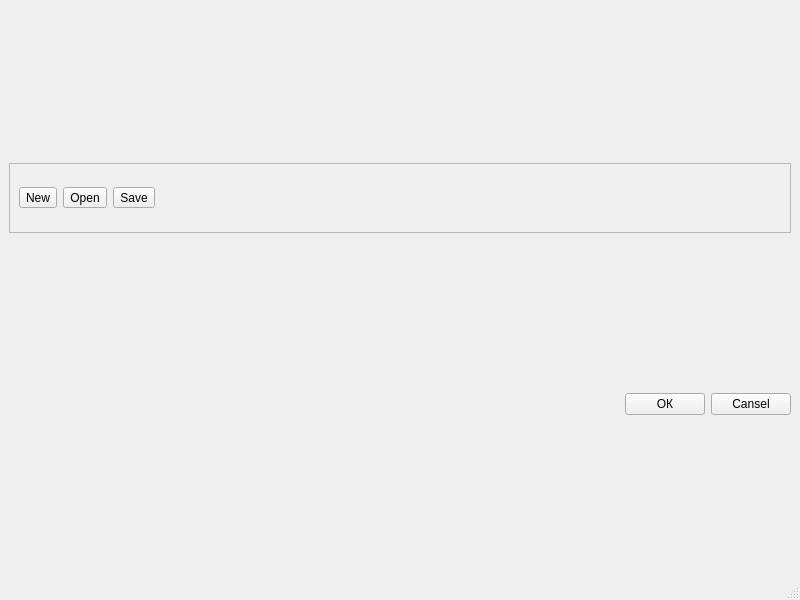
<?xml version="1.0" encoding="UTF-8"?>
<ui version="4.0">
 <class>MainWindow</class>
 <widget class="QMainWindow" name="MainWindow">
  <property name="geometry">
   <rect>
    <x>0</x>
    <y>0</y>
    <width>800</width>
    <height>600</height>
   </rect>
  </property>
  <property name="windowTitle">
   <string>MainWindow</string>
  </property>
  <widget class="QWidget" name="centralwidget">
   <layout class="QGridLayout" name="gridLayout">
    <item row="1" column="0" colspan="4">
     <layout class="QHBoxLayout" name="plots_layout"/>
    </item>
    <item row="2" column="1">
     <spacer name="horizontalSpacer_2">
      <property name="orientation">
       <enum>Qt::Orientation::Horizontal</enum>
      </property>
      <property name="sizeHint" stdset="0">
       <size>
        <width>282</width>
        <height>20</height>
       </size>
      </property>
     </spacer>
    </item>
    <item row="2" column="2">
     <widget class="QPushButton" name="pB_OK">
      <property name="text">
       <string>ОК</string>
      </property>
     </widget>
    </item>
    <item row="2" column="3">
     <widget class="QPushButton" name="pB_cansel">
      <property name="text">
       <string>Cansel</string>
      </property>
     </widget>
    </item>
    <item row="0" column="0" colspan="4">
     <widget class="QFrame" name="frame">
      <property name="maximumSize">
       <size>
        <width>16777215</width>
        <height>70</height>
       </size>
      </property>
      <property name="frameShape">
       <enum>QFrame::Shape::StyledPanel</enum>
      </property>
      <property name="frameShadow">
       <enum>QFrame::Shadow::Raised</enum>
      </property>
      <layout class="QHBoxLayout" name="horizontalLayout">
       <item>
        <widget class="QToolButton" name="tB_New">
         <property name="text">
          <string>New</string>
         </property>
        </widget>
       </item>
       <item>
        <widget class="QToolButton" name="tB_Open">
         <property name="text">
          <string>Open</string>
         </property>
        </widget>
       </item>
       <item>
        <widget class="QToolButton" name="toolButton_3">
         <property name="text">
          <string>Save</string>
         </property>
        </widget>
       </item>
       <item>
        <spacer name="horizontalSpacer">
         <property name="orientation">
          <enum>Qt::Orientation::Horizontal</enum>
         </property>
         <property name="sizeHint" stdset="0">
          <size>
           <width>96</width>
           <height>20</height>
          </size>
         </property>
        </spacer>
       </item>
      </layout>
     </widget>
    </item>
   </layout>
  </widget>
  <widget class="QStatusBar" name="statusbar"/>
 </widget>
 <resources/>
 <connections/>
</ui>
